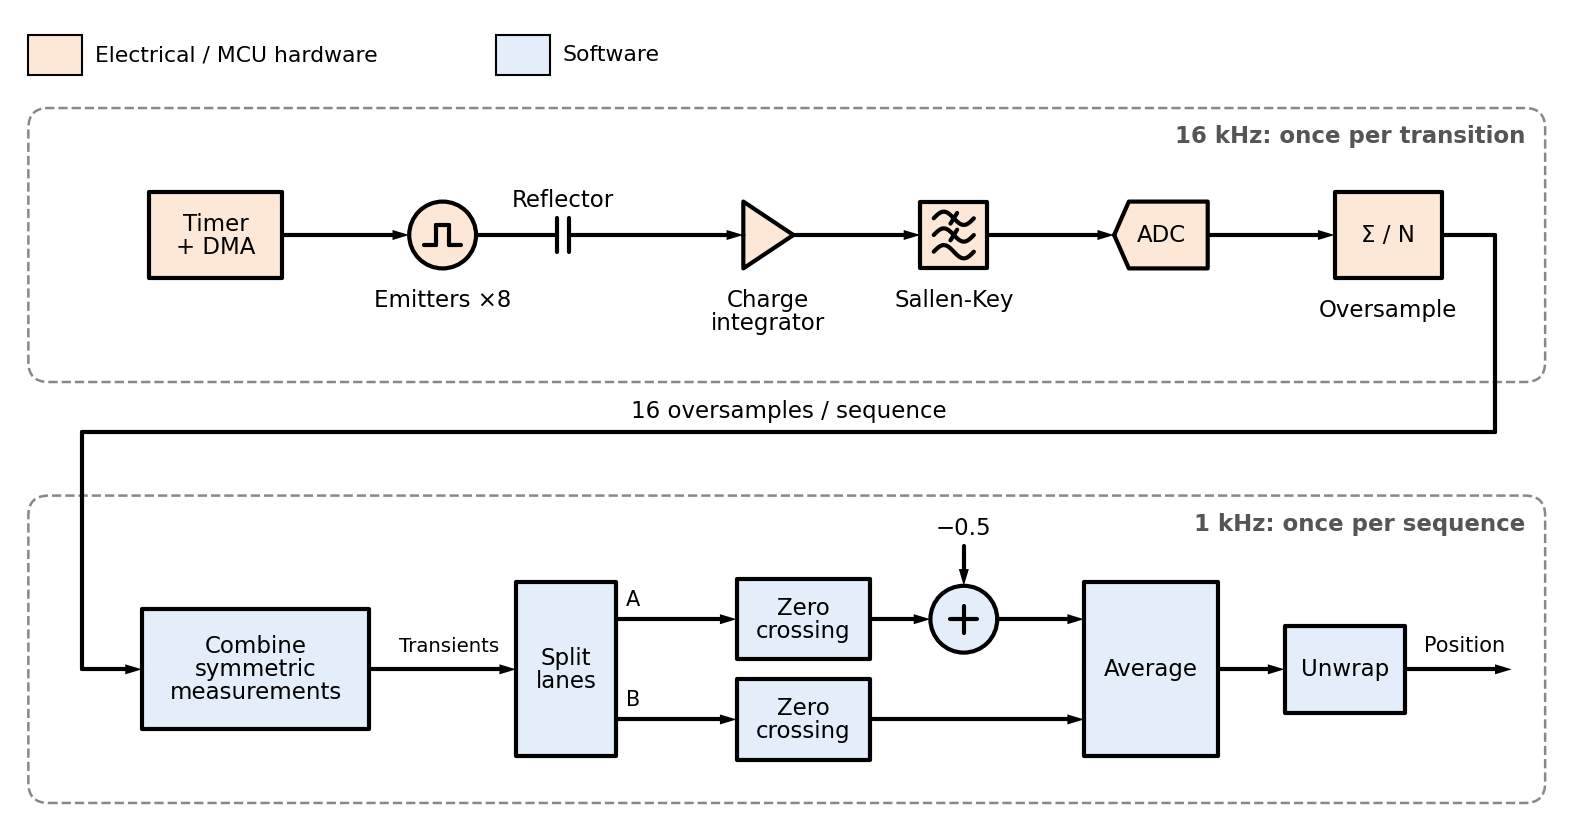

Reproduce this figure in Python.
"""Functional block diagram for the README: every electrical and algorithm step of
one measurement, split into the 16 kHz per-transition chain and the 1 kHz
per-sequence processing. Uses standard DSP block-diagram symbols."""
from pathlib import Path

import matplotlib

matplotlib.use("Agg")  # render to file only; never open a window

import matplotlib.pyplot as plt
import schemdraw
import schemdraw.dsp as dsp
import schemdraw.elements as elm
from matplotlib.patches import FancyBboxPatch, Rectangle

OUT_DIR = Path(__file__).resolve().parent

C_ELEC = "#fde7d6"  # electrical / MCU hardware (runs without the CPU)
C_SOFT = "#e3eefa"  # software
C_FRAME = "#888888"
C_NOTE = "#555555"

Y1, Y2 = 0.0, -6.5  # centre lines of the two rows
ARROW = 1.9  # arrow length between blocks on the first row


def main():
    fig, ax = plt.subplots(figsize=(16, 7))
    d = schemdraw.Drawing(canvas=ax, show=False)
    d.config(fontsize=11)
    add = d.add  # elements are placed immediately, so their anchors are usable

    def block(e):
        # Face right explicitly; schemdraw otherwise inherits the last wire's direction
        return add(e.right())

    def wire(a, b, arrow=False):
        return add((dsp.Arrow if arrow else dsp.Line)().at(a).to(b))

    def label(xy, text, loc="top", ofst=0.1, **kw):
        return add(elm.Label().at(xy).label(text, loc=loc, ofst=ofst, **kw))

    # ---- 16 kHz: once per transition ----------------------------------------
    timer = block(dsp.Box(w=2.0, h=1.3, fill=C_ELEC).at((0, Y1)).anchor("W").label("Timer\n+ DMA"))
    # Square-wave source: a circle with an upright square-wave glyph (the circuit
    # SourceSquare symbol turns its glyph sideways on a horizontal wire)
    emit = block(dsp.Circle(fill=C_ELEC).at((timer.E[0] + ARROW, Y1)).anchor("W")
                 .label("Emitters ×8", loc="bottom", ofst=0.3))
    cx, cy = emit.center
    add(elm.Wire("-").at((cx - 0.28, cy - 0.15)).to((cx - 0.1, cy - 0.15)))
    for a, b in (((cx - 0.1, cy - 0.15), (cx - 0.1, cy + 0.15)),
                 ((cx - 0.1, cy + 0.15), (cx + 0.1, cy + 0.15)),
                 ((cx + 0.1, cy + 0.15), (cx + 0.1, cy - 0.15)),
                 ((cx + 0.1, cy - 0.15), (cx + 0.28, cy - 0.15))):
        wire(a, b)
    wire(timer.E, emit.W, arrow=True)
    cap = add(elm.Capacitor().at((emit.E[0] + 0.5, Y1)).right(1.6).label("Reflector", loc="top"))
    wire(emit.E, cap.start)
    amp = block(dsp.Amp(fill=C_ELEC).at((cap.end[0] + ARROW, Y1)).anchor("input")
              .label("Charge\nintegrator", loc="bottom", ofst=0.3))
    wire(cap.end, amp.input, arrow=True)
    lpf = block(dsp.Filter(response="lp", fill=C_ELEC).at((amp.out[0] + ARROW, Y1)).anchor("W")
              .label("Sallen-Key", loc="bottom", ofst=0.3))
    wire(amp.out, lpf.W, arrow=True)
    adc = block(dsp.Adc(fill=C_ELEC).at((lpf.E[0] + ARROW, Y1)).anchor("input").label("ADC"))
    wire(lpf.E, adc.input, arrow=True)
    ovs = block(dsp.Box(w=1.6, h=1.3, fill=C_ELEC).at((adc.out[0] + ARROW, Y1)).anchor("W")
              .label("Σ / N").label("Oversample", loc="bottom", ofst=0.3))
    wire(adc.out, ovs.W, arrow=True)

    # Back round to the start of the second row
    x_in = -1.0
    y_mid = (Y1 + Y2) / 2 + 0.3
    p1, p2 = (ovs.E[0] + 0.8, Y1), (ovs.E[0] + 0.8, y_mid)
    p3, p4 = (x_in, y_mid), (x_in, Y2)
    for a, b in ((ovs.E, p1), (p1, p2), (p2, p3), (p3, p4)):
        wire(a, b)

    # ---- 1 kHz: once per sequence -------------------------------------------
    # Differences of consecutive oversamples, each cancelled against its inverted
    # twin 8 states later
    combine = block(dsp.Box(w=3.4, h=1.8, fill=C_SOFT).at((x_in + 0.9, Y2)).anchor("W")
                    .label("Combine\nsymmetric\nmeasurements"))
    wire(p4, combine.W, arrow=True)
    split = block(dsp.Box(w=1.5, h=2.6, fill=C_SOFT).at((combine.E[0] + 2.2, Y2)).anchor("W")
                .label("Split\nlanes"))
    wire(combine.E, split.W, arrow=True)
    label(((combine.E[0] + split.W[0]) / 2, Y2), "Transients", fontsize=9.5)

    # Two lanes of four transients; lane A carries the 0.5 emitter offset
    lane_y = {"A": Y2 + 0.75, "B": Y2 - 0.75}
    x_zc = split.E[0] + 1.8
    zc_e, off, off_top = None, None, None
    for lane, y in lane_y.items():
        zc = block(dsp.Box(w=2.0, h=1.2, fill=C_SOFT).at((x_zc, y)).anchor("W").label("Zero\ncrossing"))
        wire((split.E[0], y), zc.W, arrow=True)
        label((split.E[0] + 0.15, y), lane, loc="top", ofst=0.05, fontsize=10)
        zc_e = zc.E
        if lane == "A":
            off = block(dsp.Sum(fill=C_SOFT).at((zc.E[0] + 0.9, y)).anchor("W"))
            wire(zc.E, off.W, arrow=True)
            off_top = (off.N[0], off.N[1] + 0.6)
            wire(off_top, off.N, arrow=True)
    x_join = off.E[0] + 0.5
    avg = block(dsp.Box(w=2.0, h=2.6, fill=C_SOFT).at((x_join + 0.8, Y2)).anchor("W").label("Average"))
    wire(off.E, (x_join, lane_y["A"]))
    wire((x_join, lane_y["A"]), (avg.W[0], lane_y["A"]), arrow=True)
    wire((zc_e[0], lane_y["B"]), (avg.W[0], lane_y["B"]), arrow=True)
    unwrap = block(dsp.Box(w=1.8, h=1.3, fill=C_SOFT).at((avg.E[0] + 1.0, Y2)).anchor("W")
                 .label("Unwrap"))
    wire(avg.E, unwrap.W, arrow=True)
    out = wire(unwrap.E, (unwrap.E[0] + 1.6, Y2), arrow=True)
    label(((unwrap.E[0] + out.end[0]) / 2, Y2), "Position", fontsize=10)

    d.draw(show=False)

    ax.text((p2[0] + p3[0]) / 2, y_mid + 0.15, "16 oversamples / sequence", ha="center",
            va="bottom", fontsize=11)

    # Centred directly over the offset input
    ax.text(off_top[0], off_top[1] + 0.1, "−0.5", ha="center", va="bottom", fontsize=11)

    # Rate-domain frames
    x0, x1 = x_in - 0.8, max(p1[0], out.end[0]) + 0.5
    frames = [(Y1 - 2.2, Y1 + 1.9, "16 kHz: once per transition"),
              (Y2 - 2.0, Y2 + 2.6, "1 kHz: once per sequence")]
    for lo, hi, title in frames:
        ax.add_patch(FancyBboxPatch((x0, lo), x1 - x0, hi - lo,
                                    boxstyle="round,pad=0,rounding_size=0.3",
                                    fc="none", ec=C_FRAME, lw=1.2, ls="--", zorder=0))
        ax.text(x1 - 0.3, hi - 0.25, title, ha="right", va="top", fontsize=11,
                fontweight="bold", color=C_NOTE)

    # Key, above both rows
    ky, kx = Y1 + 2.7, x0
    for fill, text in ((C_ELEC, "Electrical / MCU hardware"), (C_SOFT, "Software")):
        ax.add_patch(Rectangle((kx, ky - 0.3), 0.8, 0.6, fc=fill, ec="black", lw=1.0))
        ax.text(kx + 1.0, ky, text, ha="left", va="center", fontsize=10.5)
        kx += 1.0 + 0.2 * len(text) + 1.0

    ax.set_xlim(x0 - 0.2, x1 + 0.2)
    ax.set_ylim(Y2 - 2.3, ky + 0.6)
    ax.set_aspect("equal")
    ax.axis("off")
    for ext in ("png", "svg"):
        fig.savefig(OUT_DIR / f"functional-diagram.{ext}", dpi=150, bbox_inches="tight")
    plt.close(fig)


if __name__ == "__main__":
    main()
